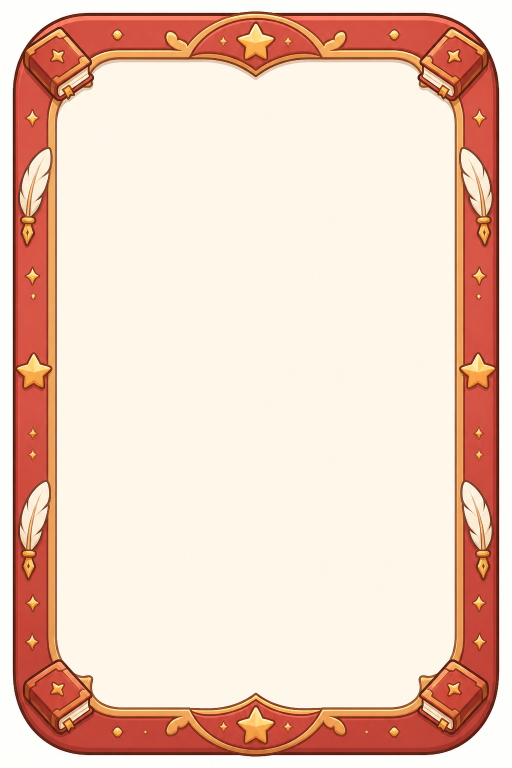
#> input picture docs/design/assets/border_card_attack.png, 1024 x 1536 px, found by its file name (shown at 1/2 size)
$ python card_frame_mockup.py
#> lines starting #> are read from the running program, lines starting #| are printed output that depends on the picture
#!/usr/bin/env python3
"""卡框设计稿合成器 v4——《记忆勇者》整卡 480×640 视觉方案 mockup。

v4 修订（2026-08-29，卡面卡框定稿为"记忆殿堂拱窗"方向）：
  - 框体换为四类型拱窗框 border_card_{attack,skill,ability,curse}.png：
    AI 绘制金拱饰 + 石柱 + 暗类型色边带，拱窗内为净色底
  - 拱窗=框体资产 alpha 洞（v1.16 拓扑暖环镂空），直接读 alpha<200 生成
    像素级拱形 mask，把插画 cover 等比裁贴进拱窗——与引擎同源同形
  - 布局按拱窗底沿重排：铭牌压拱底、配对/翻开/词条/稀有度条下移进效果区
  - v3 及之前：矩形插画窗布局（git 历史可查）；框体与卡背仍由 AI 绘制

v1.17（2026-08-30）起卡牌正/能力框改程序化生成（frame_b_pipeline.py，
生成+整卡效果图一体），本脚本**仅保留卡背效果图**用途；历史四类型
框 mockup 逻辑留档（git 历史可查）。

用法（仓库根目录）：
    python .agents/skills/mh-art/scripts/card_frame_mockup.py
输出：ImageReview/cards/cardframe_{attack,skill,ability,curse,back}.png
"""

import os
import sys

import numpy as np

from PIL import Image, ImageDraw, ImageFilter, ImageFont

W, H = 480, 640
INK = (59, 50, 38, 255)            # #3B3226 深可可
BODY = (248, 242, 227, 255)        # #F8F2E3 亮纸（铭牌底）
PANEL = (239, 231, 210, 255)       # #EFE7D2 胶囊底
GOLD = (212, 168, 87, 255)         # #D4A857 古金
GREEN = (91, 168, 91, 255)         # #5BA85B 匹配型词条
GREY = (136, 136, 136, 255)        # 移除词条
WHITE = (255, 255, 255, 255)

TYPES = {
    "attack":  dict(dark=(139, 44, 44),  light=(212, 69, 69),  label="攻击"),
    "skill":   dict(dark=(44, 74, 139),  light=(69, 119, 212), label="技能"),
    "ability": dict(dark=(91, 44, 139),  light=(155, 69, 212), label="能力"),
    "curse":   dict(dark=(26, 26, 26),   light=(58, 42, 58),   label="诅咒"),
}
RARITY = {"普通": (176, 176, 176), "罕见": (74, 156, 212), "稀有": (212, 168, 87)}

# 拱窗净底采样点（480×640 拱窗中心）与 mask 容差/收缩
ARCH_SAMPLE = (W // 2, 270)
ARCH_TOL = 46
ARCH_SHRINK = 3
# 拱窗版效果区布局（y 坐标，480×640）——按 v1.5 拱窗框实测：
# 拱底沿/金线效果框顶 y≈465，金线效果框底 y≈617（attack 框实测，四框同款）
NAMEPLATE_Y = 443          # 卡名铭牌压拱底沿
PAIR_Y = 478               # 配对效果行（金框内）
FLIP_GAP = 6               # 翻开行与上一行间距
TAG_Y_FALLBACK = 568       # 词条行（金框内）
RARITY_Y = 602             # 稀有度条（金框内底部）
# 能力牌（元素多，整组上收）
ABILITY_NAMEPLATE_Y = 436
ABILITY_SUSTAIN_Y = 480
ABILITY_FLIP_Y = 542
ABILITY_TAG_Y = 574

FONTS_DIR = os.path.join(os.environ.get("WINDIR", r"C:\Windows"), "Fonts")


# [19 lines left out: functions font, wrap, not called in this run]


def load_base(raw_path):
    """AI 框体/卡背源图（1024×1536，2:3）→ 居中裁 3:4 → 480×640。"""
    art = Image.open(raw_path).convert("RGBA")
    src_w, src_h = art.size
    target_h = int(src_w * 4 / 3)
    if src_h > target_h:
        top = (src_h - target_h) // 2
        art = art.crop((0, top, src_w, top + target_h))
    return art.resize((W, H), Image.LANCZOS)


def window_mask(card):
    """镂空框的插画窗 mask：compose 挖洞区（alpha<200），即精确窗形。"""
    a = np.asarray(card.getchannel("A"))
    return Image.fromarray(((a < 200) * 255).astype("uint8"), "L")


def paste_arch_art(card, mask, art_path, curse=False, base_color=None):
    """插画按拱形 mask 贴入拱窗；诅咒牌无插画时画深底占位骷髅。

    cover 等比裁贴（分层同源）：短边贴窗、长边居中裁——旧 resize-to-bbox
    会拉变形且插画自带底色的矩形边在异色窗底上穿帮。
    """
    bb = mask.getbbox()
    win_w, win_h = bb[2] - bb[0], bb[3] - bb[1]
    if art_path and os.path.isfile(art_path):
        art = Image.open(art_path).convert("RGBA")
        src_w, src_h = art.size
        if src_w * win_h > src_h * win_w:      # 图偏宽 → 裁宽居中
            cw = int(src_h * win_w / win_h)
            left = (src_w - cw) // 2
            art = art.crop((left, 0, left + cw, src_h))
        else:                                   # 图偏高 → 裁高，上部权重 0.45 保主体
            ch = int(src_w * win_h / win_w)
            top = int((src_h - ch) * 0.45)
            art = art.crop((0, top, src_w, top + ch))
        art = art.resize((win_w, win_h), Image.LANCZOS)
    elif curse:
        # 诅咒占位：不贴深色底（框图拱窗内缘有暗角，像素 mask 边界不规则会
        # 显锯齿）——底色用框图窗中心采样色原样平铺（与窗底无缝），仅画深
        # 可可骷髅剪影
        art = Image.new("RGBA", (win_w, win_h), tuple(base_color) + (255,))
        d = ImageDraw.Draw(art)
        cx, cy = win_w // 2, win_h // 2 - 10
        d.ellipse([cx - 46, cy - 50, cx + 46, cy + 42], fill=INK)
        d.rectangle([cx - 26, cy - 22, cx - 8, cy - 2], fill=(226, 218, 228, 255))
        d.rectangle([cx + 8, cy - 22, cx + 26, cy - 2], fill=(226, 218, 228, 255))
        d.polygon([(cx, cy + 4), (cx - 7, cy + 20), (cx + 7, cy + 20)], fill=(226, 218, 228, 255))
        for i in range(4):
            tx = cx - 24 + i * 16
            d.rectangle([tx, cy + 34, tx + 10, cy + 52], fill=INK)
    else:
        art = Image.new("RGBA", (win_w, win_h))
    card.paste(art, (bb[0], bb[1]), mask.crop(bb))


# [15 lines left out: functions chip, nameplate, not called in this run]


def type_badge(d, t):
    chip(d, 378, 86, t["label"], t["light"], h=30)


# [39 lines left out: functions number_badge, tag_chips, effect_rows, not called in this run]


def make_standard(type_key, frame_path, name, rarity, art_path, pair, flip, tags):
    t, rc = TYPES[type_key], RARITY[rarity]
    card = load_base(frame_path)
    mask = window_mask(card)
    d = ImageDraw.Draw(card)
    paste_arch_art(card, mask, art_path, curse=(type_key == "curse"),
                   base_color=(223, 215, 223) if type_key == "curse" else None)
    type_badge(d, t)
    nameplate(d, name, rc)
    y = effect_rows(d, t, PAIR_Y, pair, flip)
    tag_chips(d, tags, max(y, TAG_Y_FALLBACK))
    d.rounded_rectangle([40, RARITY_Y, 440, RARITY_Y + 6], 3, fill=rc)
    return round_corners(card)


# [21 lines left out: function make_ability, not called in this run]


def frame_src(out, name):
    """框体源图定位：正式资产 Assets/UI/cardframes/ 优先（已发布），预览区 ImageReview 兜底。"""
    for p in (os.path.join("Assets", "UI", "cardframes", name), os.path.join(out, name)):
        if os.path.isfile(p):
            return p
    sys.exit(f"frame not found in Assets/UI/cardframes or {out}: {name}")


# [7 lines left out: function round_corners, not called in this run]


def main():
    out = os.path.join("ImageReview", "cards")

    make_standard(
        "attack", frame_src(out, "border_card_attack.png"),
        "笔记", "普通", os.path.join(out, "card_attack_biji_1.png"),
        pair=("atk", 6, "伤害"), flip=None,
        tags=[("[笔记]", GREEN)],
    ).save(os.path.join(out, "cardframe_attack.png"))
#> in load_base, `art = art.crop((0, top, src_w, top + target_h))`:
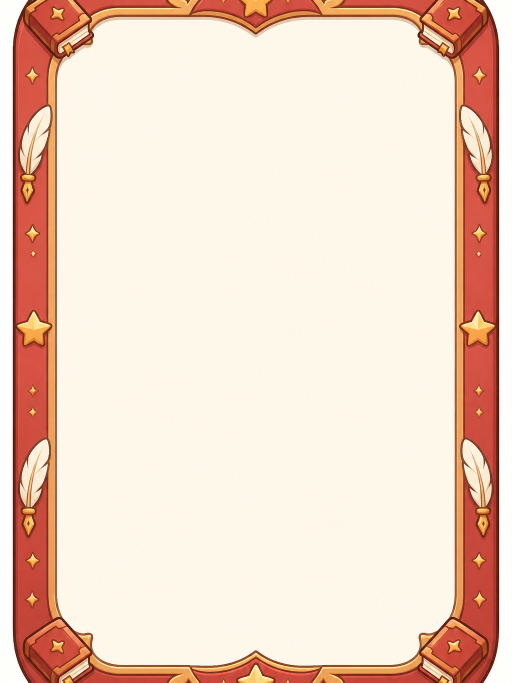
#> art: PIL image 1024x1365 RGBA (shown at 1/2 size); mean R, G, B, A 240.4, 214, 197.8, 255
#> in load_base, `return art.resize((W, H), Image.LANCZOS)`:
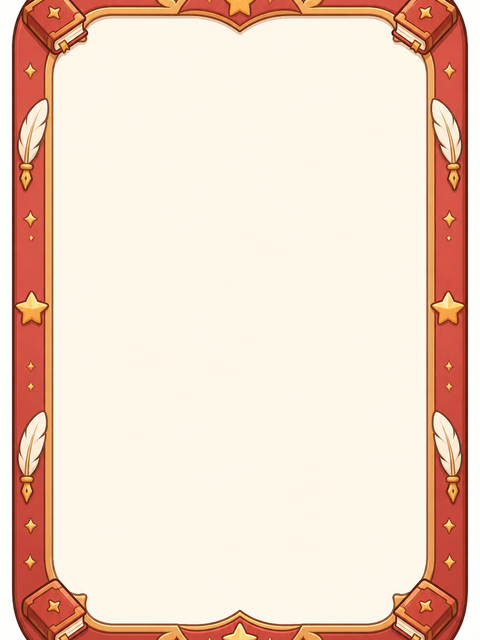
#> returned value: PIL image 480x640 RGBA; mean R, G, B, A 240.3, 214, 197.8, 255
#> in window_mask, `a = np.asarray(card.getchannel("A"))`: a: shape (640, 480); every value is 255
#> in window_mask, `return Image.fromarray(((a < 200) * 255).astype("uint8"), "L")`: returned value: PIL image 480x640 L; every value is 0
#> in paste_arch_art, `bb = mask.getbbox()`: bb = None

    make_standard(
        "skill", frame_src(out, "border_card_skill.png"),
        "速读", "普通", os.path.join(out, "card_skill_sudu_1.png"),
        pair=("block", 4, "格挡"), flip="随机揭示周围 1 张背面牌",
        tags=[("[翻开]", GOLD)],
    ).save(os.path.join(out, "cardframe_skill.png"))

    make_ability(
        frame_src(out, "border_card_ability.png"),
        "全神贯注", "普通", os.path.join(out, "card_ability_quanshenguanzhu_1.png"),
        ["每翻开一张牌，获得 1 点「专注」", "专注：下次配对伤害 +1，触发后消耗"],
        flip="获得 2 点格挡",
        tags=[("[翻开]", GOLD)],
    ).save(os.path.join(out, "cardframe_ability.png"))

    make_standard(
        "curse", frame_src(out, "border_card_curse.png"),
        "遗忘", "普通", None,
        pair=None, flip="失去 2 点血量；移除自身",
        tags=[("[翻开]", GOLD), ("[移除]", GREY)],
    ).save(os.path.join(out, "cardframe_curse.png"))

    # 卡背效果图：优先预览区新卡背（本轮定稿 v2 静谧青纹章），发布后退化到正式资产
    back_src = os.path.join(out, "..", "cardbacks", "cardback_universal_v2b.png")
    if not os.path.isfile(back_src):
        back_src = os.path.join("Assets", "UI", "cardback_universal.png")
    load_base(back_src).save(os.path.join(out, "cardframe_back.png"))

    print("Saved: cardframe_attack / skill / ability / curse / back ->", out)


if __name__ == "__main__":
#> (the run stopped early here; a loop or call above may not have finished)
